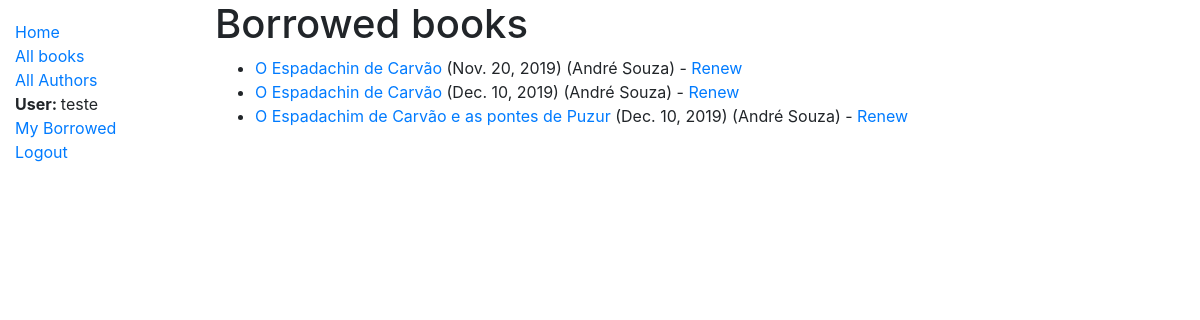
/catalog/borrows/ (signed in), run on the app's committed database.
### catalog/models.py (models this page shows, shortened)
class BookInstance(models.Model):
    id = models.UUIDField(primary_key=True, default=uuid.uuid4, help_text='Unique ID for this particular book across whole library')
    book = models.ForeignKey('Book', on_delete=models.SET_NULL, null=True)
    imprint = models.CharField(max_length=200)
    due_back = models.DateField(null=True, blank=True)
    LOAN_STATUS = (
        ('m', 'Maintenance'),
        ('o', 'On loan'),
        ('a', 'Available'),
        ('r', 'Reserved'),
    )
    status = models.CharField(
        max_length=1,
        choices=LOAN_STATUS,
        blank=True,
        default='m',
        help_text='Book availability',
    )
    borrower = models.ForeignKey(User, on_delete=models.SET_NULL, null=True, blank=True)
    @property
    def is_overdue(self):
        if self.due_back and date.today() > self.due_back:
            return True
        return False
    class Meta:
        ordering = ['due_back']
        permissions = (("can_mark_returned", "Set book as returned"),)

class Book(models.Model):
    title = models.CharField(max_length=200)
    author = models.ForeignKey('Author', on_delete=models.SET_NULL, null=True)
    summary = models.TextField(max_length=1000, help_text='Enter a brief description of the book')
    isbn = models.CharField('ISBN', max_length=13, help_text='13 Character <a href="https://www.isbn-international.org/content/what-isbn">ISBN number</a>')
    genre = models.ManyToManyField(Genre, help_text='Select a genre for this book')
    language = models.ForeignKey('Language', on_delete=models.SET_NULL, null=True)

### catalog/views.py (the view)
# urls.py: path('borrows/', views.BorrowsListView.as_view(), name='borrows'),
class BorrowsListView(LoginRequiredMixin,generic.ListView):
    login_url = '/accounts/login/'
    model = BookInstance
    template_name ='catalog/borrows.html'
    paginate_by = 10
    def get_queryset(self):
        return BookInstance.objects.filter(status__exact='o').order_by('due_back')

### catalog/templates/catalog/borrows.html
{% extends "base_generic.html" %}
{% block content %}
    <h1>Borrowed books</h1>
    {% if bookinstance_list %}
    <ul>
      {% for b in bookinstance_list %}
      <li class="{% if b.is_overdue %}text-danger{% endif %}">
        <a href="{% url 'book-detail' b.book.pk %}">{{b.book.title}}</a> ({{ b.due_back }}) ({{b.borrower.first_name}} {{b.borrower.last_name}})
        {% if perms.catalog.can_mark_returned %}- <a href="{% url 'renew-book-librarian' b.id %}">Renew</a>  {% endif %}
      </li>
      {% endfor %}
    </ul>
    {% else %}
      <p>There are no books borrowed.</p>
    {% endif %}
{% endblock %}

### catalog/templates/base_generic.html (shortened to what this page needs)
<!DOCTYPE html>
<html lang="en">
<head>
  <link rel="stylesheet" href="https://stackpath.bootstrapcdn.com/bootstrap/4.1.3/css/bootstrap.min.css">
  {% load static %}
  <link rel="stylesheet" href="{% static 'css/styles.css' %}">
</head>
<body>
  <div class="container-fluid">
    <div class="row">
      <div class="col-sm-2">
      {% block sidebar %}
        <ul class="sidebar-nav">
          <li><a href="{% url 'index' %}">Home</a></li>
          <li><a href="{% url 'books' %}">All books</a></li>
          <li><a href="{% url 'authors' %}">All Authors</a></li>
          {% if user.is_authenticated %}
          <li><strong>User: </strong>{{ user.get_username }}</li>
          <li><a href="{% url 'my-borrowed' %}">My Borrowed</a></li>
          <li><a href="{% url 'logout'%}?next={{request.path}}">Logout</a></li>
          {% else %}
          <li><a href="{% url 'login'%}?next={{request.path}}">Login</a></li>
        {% endif %}
    </ul>
     {% endblock %}
      </div>
      <div class="col-sm-10 ">{% block content %}{% endblock %}</div>
    </div>
  </div>
</body>
</html>

### catalog/static/css/styles.css (style rules this page uses)
.sidebar-nav { margin-top: 20px; padding: 0; list-style: none; }

### data on the page
BookInstance: book "O Espadachin de Carvão", due_back "Nov. 20, 2019", borrower.first_name "André", borrower.last_name "Souza"
BookInstance: book "O Espadachin de Carvão", due_back "Dec. 10, 2019", borrower.first_name "André", borrower.last_name "Souza"
BookInstance: book "O Espadachim de Carvão e as pontes de Puzur", due_back "Dec. 10, 2019", borrower.first_name "André", borrower.last_name "Souza"

### other printed values
{{ user.get_username }} "teste"
